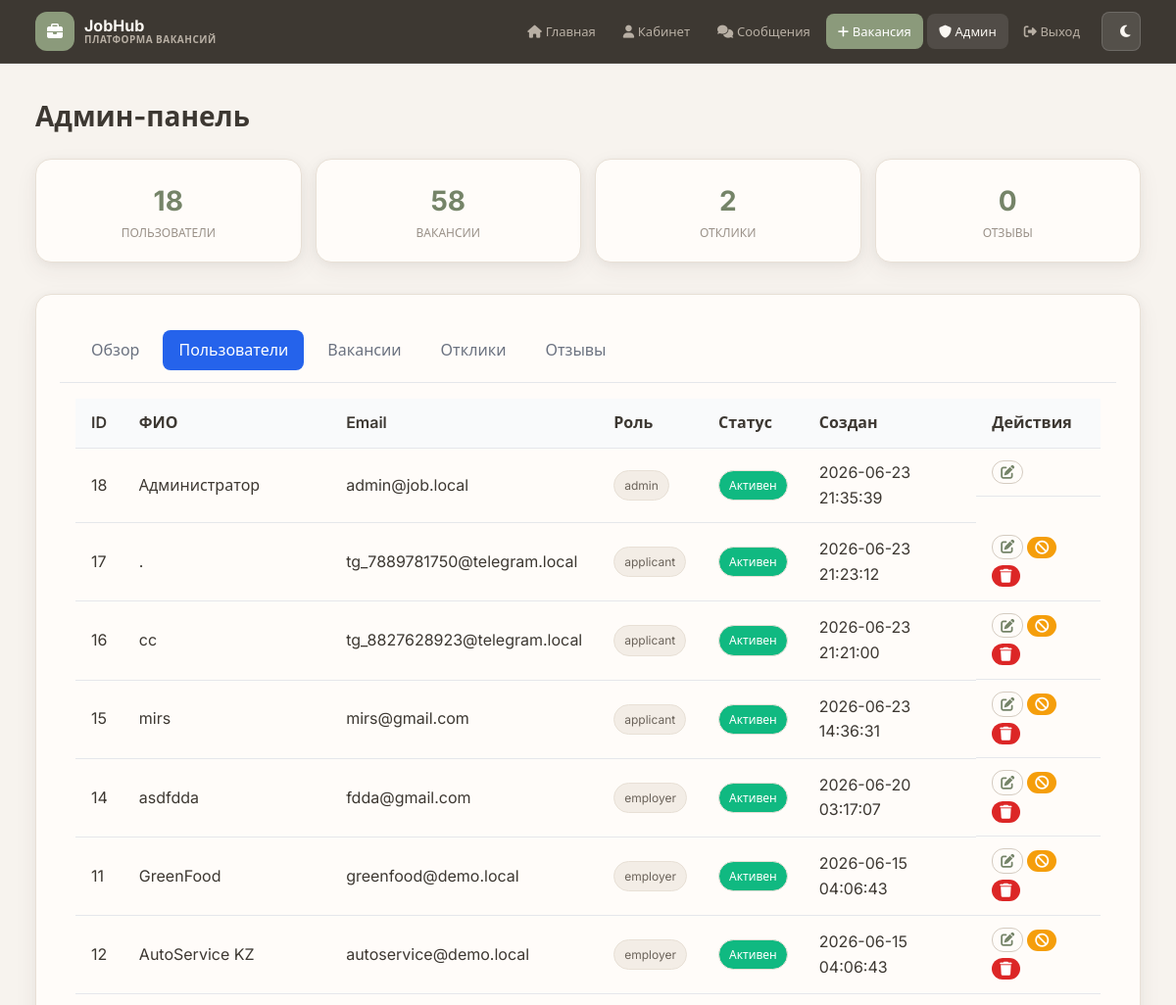
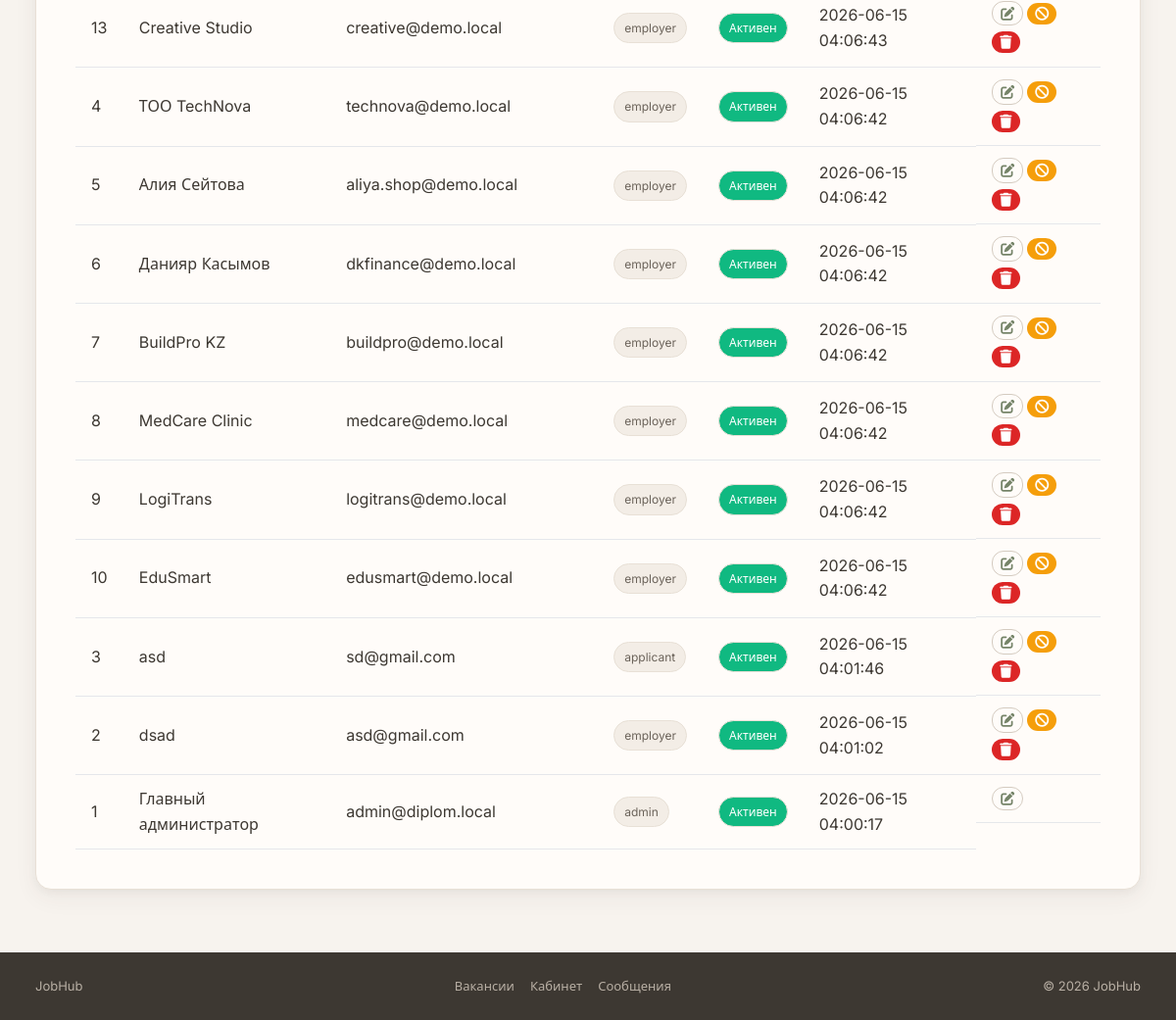
The app's page /admin.php?tab=users (signed in) with its own data (2 pictures, top to bottom).
### tables this page shows
CREATE TABLE users (
        id INTEGER PRIMARY KEY AUTOINCREMENT,
        full_name TEXT NOT NULL,
        email TEXT NOT NULL UNIQUE,
        password_hash TEXT NOT NULL,
        role TEXT NOT NULL CHECK(role IN ("employer", "applicant", "admin")),
        bio TEXT NOT NULL DEFAULT "",
        phone TEXT NOT NULL DEFAULT "",
        skills TEXT NOT NULL DEFAULT "",
        desired_salary TEXT NOT NULL DEFAULT "",
        position_title TEXT NOT NULL DEFAULT "",
        education TEXT NOT NULL DEFAULT "",
        company_name TEXT NOT NULL DEFAULT "",
        created_at DATETIME DEFAULT CURRENT_TIMESTAMP
    , active INTEGER NOT NULL DEFAULT 1, telegram_id INTEGER, telegram_username TEXT);

### config.php (called while the page is built, shortened)
<?php
function db(): PDO
{
    static $pdo = null;
    if ($pdo instanceof PDO) {
        return $pdo;
    }
    $pdo = new PDO('sqlite:' . DB_PATH);
    $pdo->setAttribute(PDO::ATTR_ERRMODE, PDO::ERRMODE_EXCEPTION);
    $pdo->setAttribute(PDO::ATTR_DEFAULT_FETCH_MODE, PDO::FETCH_ASSOC);
    $pdo->setAttribute(PDO::ATTR_TIMEOUT, 5);
    return $pdo;
}
function e(string $value): string
{
    return htmlspecialchars($value, ENT_QUOTES, 'UTF-8');
}

### admin.php (the view, shortened to what this page needs)
<?php
require_once __DIR__ . '/partials_header.php';
$stats = [
    'users' => (int)db()->query('SELECT COUNT(*) FROM users')->fetchColumn(),
    'vacancies' => (int)db()->query('SELECT COUNT(*) FROM vacancies')->fetchColumn(),
    'applications' => (int)db()->query('SELECT COUNT(*) FROM applications')->fetchColumn(),
    'reviews' => (int)db()->query('SELECT COUNT(*) FROM employer_reviews')->fetchColumn(),
];
$tab = (string)($_GET['tab'] ?? 'dashboard');
$users = [];
if ($tab === 'users') {
    $users = db()->query('SELECT * FROM users ORDER BY created_at DESC')->fetchAll();
} elseif ($tab === 'vacancies') {
    $vacancies = db()->query('SELECT v.*, u.full_name AS employer_name FROM vacancies v JOIN users u ON u.id = v.employer_id ORDER BY v.created_at DESC')->fetchAll();
} elseif ($tab === 'reviews') {
    $reviews = db()->query('SELECT er.*, u1.full_name AS applicant_name, u2.full_name AS employer_name FROM employer_reviews er JOIN users u1 ON u1.id = er.applicant_id JOIN users u2 ON u2.id = er.employer_id ORDER BY er.created_at DESC')->fetchAll();
}
?>
<div class="page-header">
    <h1>Админ-панель</h1>
</div>
<div class="dashboard-grid">
    <div class="card stat-card">
        <div class="stat-value"><?= $stats['users'] ?></div>
        <div class="stat-label">Пользователи</div>
    </div>
    <div class="card stat-card">
        <div class="stat-value"><?= $stats['vacancies'] ?></div>
        <div class="stat-label">Вакансии</div>
    </div>
    <div class="card stat-card">
        <div class="stat-value"><?= $stats['applications'] ?></div>
        <div class="stat-label">Отклики</div>
    </div>
    <div class="card stat-card">
        <div class="stat-value"><?= $stats['reviews'] ?></div>
        <div class="stat-label">Отзывы</div>
    </div>
</div>
<div class="card">
    <div class="tabs">
        <a href="admin.php?tab=dashboard" class="tab <?= $tab === 'dashboard' ? 'active' : '' ?>">Обзор</a>
        <a href="admin.php?tab=users" class="tab <?= $tab === 'users' ? 'active' : '' ?>">Пользователи</a>
        <a href="admin.php?tab=vacancies" class="tab <?= $tab === 'vacancies' ? 'active' : '' ?>">Вакансии</a>
        <a href="admin.php?tab=applications" class="tab <?= $tab === 'applications' ? 'active' : '' ?>">Отклики</a>
        <a href="admin.php?tab=reviews" class="tab <?= $tab === 'reviews' ? 'active' : '' ?>">Отзывы</a>
    </div>
    <?php if ($tab === 'dashboard'): ?>
        <div style="padding:1.5rem;">
            <h3 style="margin-bottom:1rem;">Добро пожаловать в панель администратора!</h3>
            <p>Здесь вы можете:</p>
            <ul style="list-style-type:disc;padding-left:1.5rem;line-height:1.8;">
                <li>Просматривать и управлять всеми пользователями</li>
                <li>Просматривать и модерировать вакансии</li>
                <li>Просматривать и удалять отклики</li>
                <li>Просматривать и модерировать отзывы</li>
            </ul>
        </div>
    <?php elseif ($tab === 'users'): ?>
        <div class="table-container">
            <table class="data-table">
                <thead>
                    <tr>
                        <th>ID</th>
                        <th>ФИО</th>
                        <th>Email</th>
                        <th>Роль</th>
                        <th>Статус</th>
                        <th>Создан</th>
                        <th>Действия</th>
                    </tr>
                </thead>
                <tbody>
                    <?php foreach ($users as $u): ?>
                    <tr>
                        <td><?= (int)$u['id'] ?></td>
                        <td><?= e($u['full_name']) ?></td>
                        <td><?= e($u['email']) ?></td>
                        <td><span class="chip"><?= e($u['role']) ?></span></td>
                        <td>
                            <span class="chip" style="background-color:<?= (int)$u['active'] === 1 ? '#10b981' : '#ef4444' ?>;color:white;">
                                <?= (int)$u['active'] === 1 ? 'Активен' : 'Заблокирован' ?>
                            </span>
                        </td>
                        <td><?= e($u['created_at']) ?></td>
                        <td style="display:flex;gap:0.25rem;flex-wrap:wrap;">
                            <a href="admin.php?tab=users&edit_user=<?= (int)$u['id'] ?>" class="button button-sm button-outline"><i class="fa-solid fa-edit"></i></a>
                            <?php if ($u['role'] !== 'admin'): ?>
                                <form method="post" style="display:inline;">
                                    <button type="submit" class="button button-sm" style="background:#f59e0b;color:white;">
                                        <i class="fa-solid fa-ban"></i>
                                    </button>
                                </form>
                                <form method="post" style="display:inline;">
                                    <button type="submit" class="button button-sm" style="background:#dc2626;color:white;" onclick="return confirm('Удалить пользователя?');">
                                        <i class="fa-solid fa-trash"></i>
                                    </button>
                                </form>
                            <?php endif; ?>
                        </td>
                    </tr>
                    <?php endforeach; ?>
                </tbody>
            </table>
        </div>
    <?php endif; ?>
</div>
<?php require_once __DIR__ . '/partials_footer.php'; ?>

### styles.css (style rules this page uses)
:root { --primary: #8b9a7b; --primary-hover: #758468; --primary-light: #eef2ea; --primary-muted: #b5c4a8; --accent: #c9956c; --accent-hover: #b8845a; --accent-light: #faf0e6; --bg: #f7f3ee; --bg-elevated: #fffcf9; --bg-subtle: #f3ede6; --text: #3d3832; --text-secondary: #6b635a; --text-muted: #9a9188; --border: #e8e0d6; --border-strong: #d4cbc0; --danger: #c45c5c; --danger-bg: #fdf5f5; --success: #6d8f6a; --success-bg: #f0f5ee; --success-border: #c8d9c4; --header-bg: #3d3832; --header-text: #faf7f2; --header-muted: #b8afa4; --radius-sm: 8px; --radius-md: 12px; --radius-lg: 16px; --radius-xl: 20px; --radius-full: 999px; --shadow-card: 0 2px 8px rgba(61,56,50,.05), 0 8px 24px rgba(61,56,50,.06); --font: 'Inter', system-ui, sans-serif; --header-height: 64px; color-scheme: light; }
* { box-sizing: border-box; }
body { margin: 0; font-family: var(--font); background: var(--bg); color: var(--text); line-height: 1.6; min-height: 100vh; display: flex; flex-direction: column; transition: background-color .25s ease, color .25s ease; }
main a { color: var(--primary-hover); text-decoration: none; }
.card { background: var(--bg-elevated); border: 1px solid var(--border); border-radius: var(--radius-lg); padding: 24px; margin-bottom: 16px; box-shadow: var(--shadow-card); transition: background-color .25s ease, border-color .25s ease; }
.page-header { margin-bottom: 20px; }
.page-header h1 { margin: 0 0 6px; font-size: 28px; }
.chip { display: inline-flex; align-items: center; gap: 5px; padding: 5px 10px; border-radius: var(--radius-full); font-size: 12px; background: var(--bg-subtle); border: 1px solid var(--border); color: var(--text-secondary); }
button, .button { background: var(--primary); color: #fff; border: none; border-radius: var(--radius-md); padding: 11px 18px; cursor: pointer; text-decoration: none; display: inline-flex; align-items: center; gap: 6px; font-weight: 600; font-family: var(--font); font-size: 14px; transition: background .2s, transform .2s; }
.button-outline { background: transparent; color: var(--primary-hover); border: 1px solid var(--border-strong); }
.button-sm { padding: 7px 14px; font-size: 13px; }
.dashboard-grid { display: grid; grid-template-columns: repeat(auto-fit, minmax(160px,1fr)); gap: 14px; margin-bottom: 16px; }
.stat-card { text-align: center; padding: 20px; }
.stat-value { font-size: 28px; font-weight: 700; color: var(--primary-hover); }
.stat-label { font-size: 12px; color: var(--text-muted); text-transform: uppercase; }

### admin.php (style rules this page uses)
.tabs { display: flex; gap: 0.5rem; border-bottom: 1px solid #e5e7eb; padding: 0.75rem 1rem; flex-wrap: wrap; }
.tab { padding: 0.5rem 1rem; border-radius: 0.5rem; text-decoration: none; color: #6b7280; font-weight: 500; }
.tab.active { background: #2563eb; color: white; }
.table-container { overflow-x: auto; padding: 1rem; }
.data-table { width: 100%; border-collapse: collapse; }
.data-table th, .data-table td { padding: 0.75rem 1rem; text-align: left; border-bottom: 1px solid #e5e7eb; }
.data-table th { background: #f9fafb; font-weight: 600; }
.button-sm { font-size: 0.875rem; padding: 0.25rem 0.5rem; }

### records on screen
users: id "18", full_name "Администратор", email "admin@job.local", role "admin", active "Активен", created_at "2026-06-23 21:35:39"
users: id "17", full_name ".", email "tg_7889781750@telegram.local", role "applicant", active "Активен", created_at "2026-06-23 21:23:12"
users: id "16", full_name "cc", email "tg_8827628923@telegram.local", role "applicant", active "Активен", created_at "2026-06-23 21:21:00"
users: id "15", full_name "mirs", email "mirs@gmail.com", role "applicant", active "Активен", created_at "2026-06-23 14:36:31"
users: id "14", full_name "asdfdda", email "fdda@gmail.com", role "employer", active "Активен", created_at "2026-06-20 03:17:07"
users: id "11", full_name "GreenFood", email "greenfood@demo.local", role "employer", active "Активен", created_at "2026-06-15 04:06:43"
users: id "12", full_name "AutoService KZ", email "autoservice@demo.local", role "employer", active "Активен", created_at "2026-06-15 04:06:43"
users: id "13", full_name "Creative Studio", email "creative@demo.local", role "employer", active "Активен", created_at "2026-06-15 04:06:43"
users: id "4", full_name "ТОО TechNova", email "technova@demo.local", role "employer", active "Активен", created_at "2026-06-15 04:06:42"
users: id "5", full_name "Алия Сейтова", email "aliya.shop@demo.local", role "employer", active "Активен", created_at "2026-06-15 04:06:42"
users: id "6", full_name "Данияр Касымов", email "dkfinance@demo.local", role "employer", active "Активен", created_at "2026-06-15 04:06:42"
users: id "7", full_name "BuildPro KZ", email "buildpro@demo.local", role "employer", active "Активен", created_at "2026-06-15 04:06:42"
users: id "8", full_name "MedCare Clinic", email "medcare@demo.local", role "employer", active "Активен", created_at "2026-06-15 04:06:42"
users: id "9", full_name "LogiTrans", email "logitrans@demo.local", role "employer", active "Активен", created_at "2026-06-15 04:06:42"
users: id "10", full_name "EduSmart", email "edusmart@demo.local", role "employer", active "Активен", created_at "2026-06-15 04:06:42"
users: id "3", full_name "asd", email "sd@gmail.com", role "applicant", active "Активен", created_at "2026-06-15 04:01:46"
users: id "2", full_name "dsad", email "asd@gmail.com", role "employer", active "Активен", created_at "2026-06-15 04:01:02"
users: id "1", full_name "Главный администратор", email "admin@diplom.local", role "admin", active "Активен", created_at "2026-06-15 04:00:17"

### other values on screen
$stats['users'] "18"
$stats['vacancies'] "58"
$stats['applications'] "2"
$stats['reviews'] "0"
